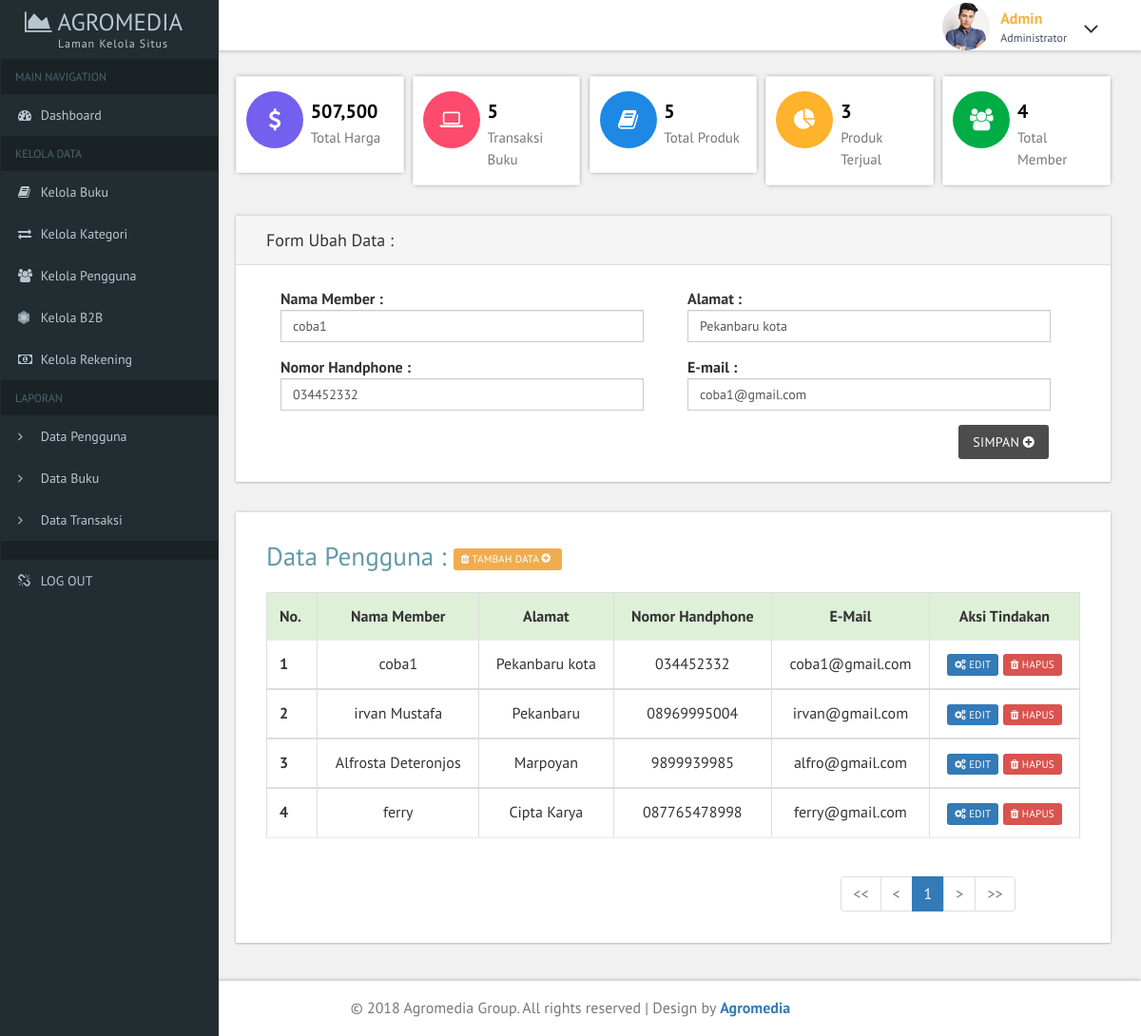
Screenshot of /admin/kelola_pengguna.php?aksi=ubah&id=1 with the database file from the repository.
### tables this page shows
CREATE TABLE IF NOT EXISTS `member` (
`id` int(10) NOT NULL,
  `nama` varchar(50) NOT NULL,
  `alamat` varchar(200) NOT NULL,
  `nomor_handphone` varchar(12) NOT NULL,
  `email` varchar(100) NOT NULL
);

### admin/kelola_pengguna.php (the view, shortened to what this page needs)
<!DOCTYPE HTML>
<html>
<head>
<link href="css/bootstrap.css" rel='stylesheet' type='text/css' />
<link href="css/style.css" rel='stylesheet' type='text/css' />
<link href="css/font-awesome.css" rel="stylesheet">
<link href='css/SidebarNav.min.css' media='all' rel='stylesheet' type='text/css'/>
<link href="css/custom.css" rel="stylesheet">
</head>
<body class="cbp-spmenu-push">
	<div class="main-content">
	<div class="cbp-spmenu cbp-spmenu-vertical cbp-spmenu-left" id="cbp-spmenu-s1">
		<aside class="sidebar-left">
      <nav class="navbar navbar-inverse">
          <div class="navbar-header">
            <h1><a class="navbar-brand" href="index.html"><span class="fa fa-area-chart"></span> Agromedia<span class="dashboard_text">Laman Kelola Situs</span></a></h1>
          </div>
          <div class="collapse navbar-collapse" id="bs-example-navbar-collapse-1">
            <ul class="sidebar-menu">
              <li class="header">MAIN NAVIGATION</li>
              <li class="treeview">
                <a href="index_admin.php">
                <i class="fa fa-dashboard"></i> <span>Dashboard</span>
                </a>
              </li>
			  <li class="header">KELOLA DATA</li>
			  <li><a href="kelola_buku.php"><i class="fa fa-book"></i> <span>Kelola Buku</span></a></li>
              <li><a href="kelola_kategori.php"><i class="fa fa-exchange"></i> <span>Kelola Kategori</span></a></li>
              <li><a href="kelola_pengguna.php"><i class="fa fa-group"></i> <span>Kelola Pengguna</span></a></li>
              <li><a href="kelola_b2b.php"><i class="fa fa-first-order"></i> <span>Kelola B2B</span></a></li>
              <li><a href="kelola_rekening.php"><i class="fa fa-money"></i> <span>Kelola Rekening</span></a></li>
              <li class="header">LAPORAN</li>
              <li><a href="laporan_pengguna.php"><i class="fa fa-angle-right text-red"></i> <span>Data Pengguna</span></a></li>
              <li><a href="laporan_buku.php"><i class="fa fa-angle-right text-yellow"></i> <span>Data Buku</span></a></li>
              <li><a href="laporan_penjualan.php"><i class="fa fa-angle-right text-aqua"></i> <span>Data Transaksi</span></a></li>
              <li class="header"></li>
              <li><a href="logout.php"><i class="fa fa-unlink"></i> <span>LOG OUT</span></a></li>
            </ul>
          </div>
      </nav>
    </aside>
	</div>
		<div class="sticky-header header-section ">
			<div class="header-right">
				<div class="profile_details">
					<ul>
						<li class="dropdown profile_details_drop">
							<a href="#" class="dropdown-toggle" data-toggle="dropdown" aria-expanded="false">
								<div class="profile_img">
									<span class="prfil-img"><img src="images/2.jpg" alt=""> </span>
									<div class="user-name">
										<p>Admin</p>
										<span>Administrator</span>
									</div>
									<i class="fa fa-angle-down lnr"></i>
									<div class="clearfix"></div>
								</div>
							</a>
						</li>
					</ul>
				</div>
				<div class="clearfix"> </div>
			</div>
			<div class="clearfix"> </div>
		</div>
		<div id="page-wrapper">
			<div class="main-page">
        <div class="col_3">
          <div class="col-md-3 widget widget1">
            <div class="r3_counter_box">
                    <i class="pull-left fa fa-dollar icon-rounded"></i>
                    <div class="stats">
                      <h5><strong>
                        <?php
                            $a=mysql_query("select sum(stok_buku.harga) from stok_buku");
                           while($b=mysql_fetch_array($a)) {
                           echo "".number_format($b[0])."";
                           }
                           ?>
                      </strong></h5>
                      <span>Total Harga</span>
                    </div>
                </div>
          </div>
          <div class="col-md-3 widget widget1">
            <div class="r3_counter_box">
                    <i class="pull-left fa fa-laptop user1 icon-rounded"></i>
                    <div class="stats">
                      <?php
                           $a=mysql_query("select * from penjualan");
                           $jumlah_penjual = mysql_num_rows($a);
                           echo "<h5><strong>$jumlah_penjual</strong></h5>";
                      ?>
                      <span>Transaksi Buku</span>
                    </div>
                </div>
          </div>
          <div class="col-md-3 widget widget1">
            <div class="r3_counter_box">
                    <i class="pull-left fa fa-book user2 icon-rounded"></i>
                    <div class="stats">
                      <?php
                          $a=mysql_query("select * from stok_buku");
                          $jumlah_penjual = mysql_num_rows($a);
                          echo "<h5><strong>$jumlah_penjual</strong></h5>";
                      ?>
                      <span>Total Produk</span>
                    </div>
                </div>
          </div>
          <div class="col-md-3 widget widget1">
            <div class="r3_counter_box">
                    <i class="pull-left fa fa-pie-chart dollar1 icon-rounded"></i>
                    <div class="stats">
                      <?php
                          $a=mysql_query("select distinct(id_produk) from penjualan");
                          $jumlah_penjual = mysql_num_rows($a);
                          echo "<h5><strong>$jumlah_penjual</strong></h5>";
                      ?>
                      <span>Produk Terjual</span>
                    </div>
                </div>
           </div>
          <div class="col-md-3 widget">
            <div class="r3_counter_box">
                    <i class="pull-left fa fa-users dollar2 icon-rounded"></i>
                    <div class="stats">
                              <?php
                                $a=mysql_query("select * from member");
                                $jumlah_member = mysql_num_rows($a);
                                echo "<h5><strong>$jumlah_member</strong></h5>";
                              ?>
                      <span>Total Member</span>
                    </div>
                </div>
           </div>
    </div>
      <?php
        function ubah(){
                    if(isset($_GET['id'])){
                        $id=$_GET['id'];
                        $sql_ubah = "SELECT id, nama, alamat, nomor_handphone, email FROM member WHERE id=".$id ;
                        $exe = mysql_query($sql_ubah);
                        $b= mysql_fetch_array($exe);
                        $nama=$b[1];
                        $alamat=$b[2];
                        $no_hp=$b[3];
                        $email=$b[4];
                        ?>
                <div class="form-two widget-shadow">
                    <div class="form-title">
                      <h4>Form Ubah Data :</h4>
                    </div>
                    <div class="form-body" data-example-id="simple-form-inline">
                        <form action="kelola_pengguna.php?aksi=update&id=<?php echo $id;?>" method="POST" enctype="multipart/form-data">
                          <fieldset>
                            <div class="col-md-6">
                                    <div class="form-group">
                                          <label for="exampleInputName2">Nama Member :</label>
                                          <input type="text" class="form-control" name="txtNama" value="<?php echo $nama;?>" required=" ">
                                    </div>
                            </div>
                            <div class="col-md-6">
                                    <div class="form-group">
                                          <label for="exampleInputName2">Alamat :</label>
                                          <input type="text" class="form-control" name="txtAlamat" value="<?php echo $alamat;?>" required=" ">
                                    </div>
                            </div>
                            <div class="col-md-6">
                                    <div class="form-group">
                                          <label for="exampleInputName2">Nomor Handphone :</label>
                                          <input type="text" class="form-control" name="txtHp" value="<?php echo $no_hp;?>" required=" ">
                                    </div>
                            </div>
                            <div class="col-md-6">
                                    <div class="form-group">
                                          <label for="exampleInputName2">E-mail :</label>
                                          <input type="email" required=" " class="form-control" name="txtEmail" value="<?php echo $email;?>">
                                    </div>
                            </div>
                            <div class="col-md-10">
                            </div>
                            <div class="col-md-2" style="float: right;">
                                <button type="submit" name="btn_simpan" class="btn btn-info hvr-icon-float-away col-24">Simpan</button>
                            </div>
                            </fieldset>
                        </form>
                      </div>
               </div>
                      <?php
                   }
                  }
      function tambah(){ ?>
          <?php }
          function tabel(){ ?>
          <div class="tables">
                <div class="table-responsive bs-example widget-shadow">
                  <div class = "colmd-2">
                              <h2 class="title1">Data Pengguna :
                          <a class='btn btn-warning btn-xs hvr-icon-float-away ' href='kelola_pengguna.php?aksi=tambah'><i class='fa fa-trash'></i> Tambah Data </a></h2>
                      </div>
            <table class="table table-bordered table-hover">
              <thead>
                <tr class="success">
                  <th>No.</th>
                  <th style="text-align: center;">Nama Member</th>
                  <th style="text-align: center;">Alamat</th>
                  <th style="text-align: center;">Nomor Handphone</th>
                  <th style="text-align: center;">E-mail</th>
                  <th style="text-align: center;">Aksi Tindakan</th>
                </tr>
              </thead>
              <?php
                  $page = (isset($_GET['page']))? $_GET['page'] : 1;
                  $limit = 10;
                  $limit_start = ($page - 1) * $limit;
                  $sql=mysql_query("select id, nama, alamat, nomor_handphone, email from member limit ".$limit_start.",".$limit);
                  $no = $limit_start + 1;
                  while ($b=mysql_fetch_array($sql)){
                    $id=$b[0];
                    $nama=$b[1];
                    $alamat=$b[2];
                    $no_hp=$b[3];
                    $email=$b[4];
              ?>
              <tbody>
                <tr>
                  <th scope="row"><?php echo $no;?></th>
                  <td style="text-align: center;"><?php echo $nama;?></td>
                  <td style="text-align: center;"><?php echo $alamat;?></td>
                  <td style="text-align: center;"><?php echo $no_hp;?></td>
                  <td style="text-align: center;"><?php echo $email;?></td>
                  <td style="text-align: center;">
                      <a class='btn btn-primary btn-xs' href='kelola_pengguna.php?aksi=ubah&id=<?php echo $id;?>'><i class='fa fa-cogs'></i> Edit</a>
                      <a class='btn btn-danger btn-xs' href='kelola_pengguna.php?aksi=hapus&id=<?php echo $id;?>'><i class='fa fa-trash'></i> Hapus</a>
                  </td>
                </tr>
              </tbody>
              <?php $no++; }
              ?>
            </table>
            <div class="col-md-7"></div>
            <div class="col-md-5" style="" >
              <ul class="pagination" style="margin-left: 90px">
                <?php
                if($page == 1){
                ?>
                  <li class="disabled"><a href="#"><<</a></li>
                  <li class="disabled"><a href="#"><</a></li>
                <?php
                }else{
                  $link_prev = ($page > 1)? $page - 1 : 1;
                ?>
                  <li><a href="kelola_kategori.php?page=1"><<</a></li>
                  <li><a href="kelola_kategori.php?page=<?php echo $link_prev; ?>"><</a></li>
                <?php
                }
                ?>
                <?php
                $sql2 =("SELECT COUNT(*) AS jumlah FROM member");
                $sql2 = mysql_query($sql2);
                $get_jumlah = mysql_fetch_array($sql2);
                $jumlah_page = ceil($get_jumlah['jumlah'] / $limit);
                $jumlah_number = 3;
                $start_number = ($page > $jumlah_number)? $page - $jumlah_number : 1;
                $end_number = ($page < ($jumlah_page - $jumlah_number))? $page + $jumlah_number : $jumlah_page;
                for($i = $start_number; $i <= $end_number; $i++){
                  $link_active = ($page == $i)? ' class="active"' : '';
                ?>
                  <li<?php echo $link_active; ?>><a href="kelola_pengguna.php?page=<?php echo $i; ?>"><?php echo $i; ?></a></li>
                <?php
                }
                ?>
                <?php
                if($page == $jumlah_page){
                ?>
                  <li class="disabled"><a href="#">></a></li>
                  <li class="disabled"><a href="#">>></a></li>
                <?php
                }else{
                  $link_next = ($page < $jumlah_page)? $page + 1 : $jumlah_page;
                ?>
                  <li><a href="kelola_pengguna.php?page=<?php echo $link_next; ?>">></a></li>
                  <li><a href="kelola_pengguna.php?page=<?php echo $jumlah_page; ?>">>></a></li>
                <?php
                }
                ?>
              </ul>
            </div>
          </div>
          </div>
        </div>
		</div>
  <?php }?>
   <?php
    if (isset($_GET['aksi'])){
              switch($_GET['aksi']){
                case "ubah":
                  ubah();
                  tabel();
                  break;
              }
            } else {
              tabel();
            }
    ?>
	<div class="footer">
	   <p>© 2018 Agromedia Group. All rights reserved | Design by <a href="#">Agromedia</a></p>
	</div>
	</div>
</body>
</html>

### admin/css/custom.css (style rules this page uses)
#page-wrapper { padding:5em 2em 2.5em; background-color: #F1F1F1; }

### rows the page displays
member: txtNama "coba1", txtAlamat "Pekanbaru kota", txtHp "034452332", txtEmail "coba1@gmail.com", nama "coba1", alamat "Pekanbaru kota", nomor_handphone "034452332", email "coba1@gmail.com"
member: nama "irvan Mustafa", alamat "Pekanbaru", nomor_handphone "08969995004", email "irvan@gmail.com"
member: nama "Alfrosta Deteronjos", alamat "Marpoyan", nomor_handphone "9899939985", email "alfro@gmail.com"
member: nama "ferry", alamat "Cipta Karya", nomor_handphone "087765478998", email "ferry@gmail.com"

### other values shown
$b[0] "507,500"
$jumlah_penjual "5"
$jumlah_penjual "3"
$jumlah_member "4"
